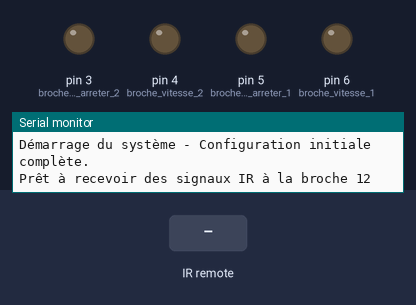
Bench run of a sketch on a simulated Arduino Uno, built with avr-gcc and run on an emulated ATmega328P. On the bench: output pins drawn as LEDs (lit = HIGH), the last lines printed to the serial monitor. The inputs (shaded band) are chosen by the test bench.

Above: at 1.2 s.
1.3 s: infrared code 0xFF22DD received
At 2.5 s:
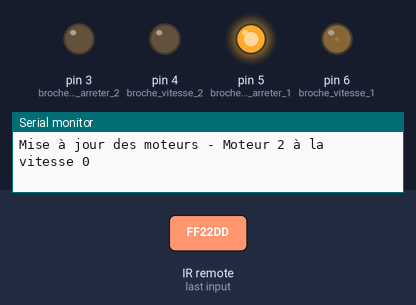
2.8 s: infrared code 0xFFC23D received
At 3.7 s:
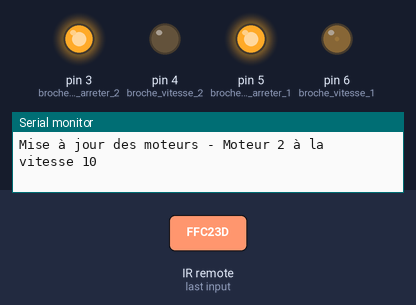
4.3 s: infrared code 0xFFE01F received
At 4.8 s:
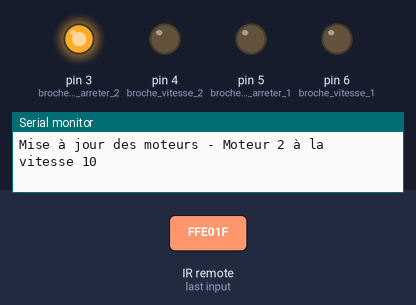
5.8 s: infrared code 0xFF906F received
At 7.1 s:
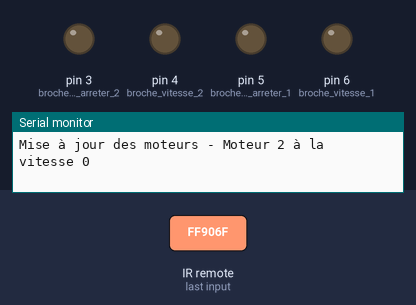
Timing chart, 0 to 8.3 s (numbered marks = the images above; inputs shaded):
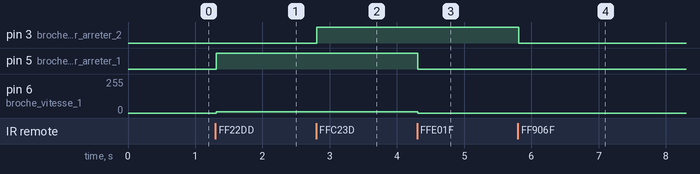

Measured:
- after the input at 1.3 s, pin 5 (broche_demarrer_arreter_1): LOW → HIGH at once; pin 6 (broche_vitesse_1): 0/255 → 10/255 at once
- after the input at 2.8 s, pin 3 (broche_demarrer_arreter_2): LOW → HIGH at once
- after the input at 4.3 s, pin 5 (broche_demarrer_arreter_1): HIGH → LOW at once; pin 6 (broche_vitesse_1): 10/255 → 0/255 at once
- after the input at 5.8 s, pin 3 (broche_demarrer_arreter_2): HIGH → LOW at once

The sketch:

code-moteur-brushless-et-IR.ino
```cpp
#include <ArduinoJson.h>
#include <IRremote.h>

// Définition des broches pour les moteurs
const int broche_demarrer_arreter_1 = 5;  // Broche pour démarrer/arrêter le moteur 1
const int broche_vitesse_1 = 6;           // Broche pour la vitesse du moteur 1 (PWM)
const int broche_demarrer_arreter_2 = 3;  // Broche pour démarrer/arrêter le moteur 2
const int broche_vitesse_2 = 4;           // Broche pour la vitesse du moteur 2 (PWM)
const int IR_RECEIVE_PIN = 12;            // Broche pour recevoir les signaux IR

IRrecv irrecv(IR_RECEIVE_PIN);
decode_results results;

int vitesse1 = 0;
int vitesse2 = 0;

void setup() {
  pinMode(broche_demarrer_arreter_1, OUTPUT);
  pinMode(broche_vitesse_1, OUTPUT);
  pinMode(broche_demarrer_arreter_2, OUTPUT);
  pinMode(broche_vitesse_2, OUTPUT);

  Serial.begin(115200);
  while (!Serial);  // Attend que la connexion série soit établie
  Serial.println(F("Démarrage du système - Configuration initiale complète."));

  irrecv.enableIRIn(); // Démarre le récepteur
  Serial.print("Prêt à recevoir des signaux IR à la broche ");
  Serial.println(IR_RECEIVE_PIN);
}

void loop() {
  if (irrecv.decode(&results)) {
    if (results.value != 0xFFFFFFFF) {  // Ignore les codes de répétition
      handleIRCommand(results.value);
    }
    irrecv.resume(); // Prépare pour la prochaine valeur
  }

  if (Serial.available() > 0) {
    handleSerialCommand();
  }
}

void handleIRCommand(unsigned long command) {
  Serial.print("Commande IR reçue: ");
  Serial.println(command, HEX);
  switch (command) {
    case 0xFF22DD: // Augmenter la vitesse du moteur 1
      vitesse1 = min(255, vitesse1 + 10);
      Serial.print("Augmenter la vitesse du moteur 1 à ");
      Serial.println(vitesse1);
      break;
    case 0xFFE01F: // Diminuer la vitesse du moteur 1
      vitesse1 = max(0, vitesse1 - 10);
      Serial.print("Diminuer la vitesse du moteur 1 à ");
      Serial.println(vitesse1);
      break;
    case 0xFFC23D: // Augmenter la vitesse du moteur 2
      vitesse2 = min(255, vitesse2 + 10);
      Serial.print("Augmenter la vitesse du moteur 2 à ");
      Serial.println(vitesse2);
      break;
    case 0xFF906F: // Diminuer la vitesse du moteur 2
      vitesse2 = max(0, vitesse2 - 10);
      Serial.print("Diminuer la vitesse du moteur 2 à ");
      Serial.println(vitesse2);
      break;
    case 0xFFA25D: // Arrêter les deux moteurs
      vitesse1 = 0;
      vitesse2 = 0;
      Serial.println("Arrêt des deux moteurs");
      break;
    case 0xFF9867: // Égaliser les vitesses des roues
      int maxSpeed = max(vitesse1, vitesse2);
      vitesse1 = vitesse2 = maxSpeed;
      Serial.print("Égalisation des vitesses à ");
      Serial.println(maxSpeed);
      break;
    default:
      Serial.println("Commande non reconnue.");
      break;
  }
  updateMotors(); // Mettre à jour les moteurs après chaque commande IR
}

void handleSerialCommand() {
  StaticJsonDocument<400> doc;
  DeserializationError error = deserializeJson(doc, Serial);
  if (error) {
    Serial.print("Erreur de décodage JSON: ");
    Serial.println(error.c_str());
    return;
  }

  vitesse1 = rpmVersPwm(doc["speed1"].as<int>());
  vitesse2 = rpmVersPwm(doc["speed2"].as<int>());
  updateMotors();
}

void updateMotors() {
  Serial.print("Mise à jour des moteurs - Moteur 1 à la vitesse ");
  Serial.println(vitesse1);
  Serial.print("Mise à jour des moteurs - Moteur 2 à la vitesse ");
  Serial.println(vitesse2);

  analogWrite(broche_vitesse_1, vitesse1);
  digitalWrite(broche_demarrer_arreter_1, vitesse1 > 0 ? HIGH : LOW);

  analogWrite(broche_vitesse_2, vitesse2);
  digitalWrite(broche_demarrer_arreter_2, vitesse2 > 0 ? HIGH : LOW);
}

int rpmVersPwm(int rpm) {
  return (int)((rpm + 86.06) / 6.27);
}
```
